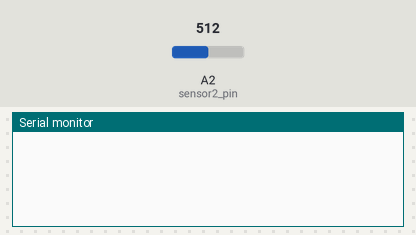
Simulated run of this sketch. Board: Arduino Uno, built with avr-gcc and run on an emulated ATmega328P. Parts: the last lines printed to the serial monitor. The inputs (shaded band) are chosen by the test bench; at power-on: A2 (sensor2_pin) = 512.

Above: at 1.2 s.
1.3 s: A2 (sensor2_pin) set to 716
At 2.9 s:
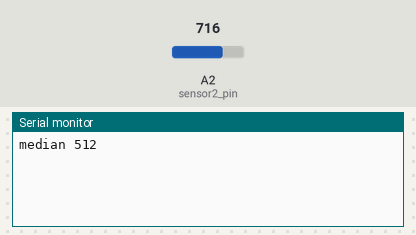
4.3 s: A2 (sensor2_pin) set to 900
At 4.3 s:
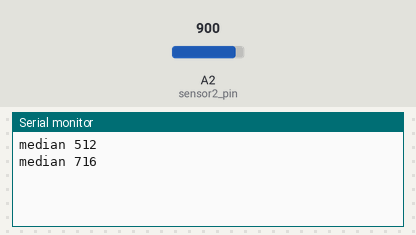
Timing chart, 0 to 7.3 s (numbered marks = the images above; inputs shaded):
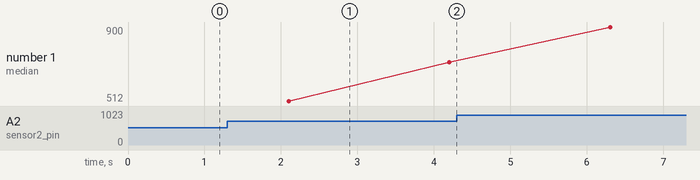

Measured:
- plotted number 1: 716 → 900 after the input at 4.3 s

The sketch:

sketch_jan10a.ino
```cpp
int sensor2_pin = A2;
int sensor1_pin = A1;

int encoder1_pin = A4;
int encoder2_pin = A5;

int motor_left_pin = 7;
int motor_right_pin = 8;

/* Beispielwerte
 * Schwarz:   370-380
 * Weiß:      97-161 ca. 120 im Durchschnitt
 * Grau:      187-266
 *
 * min: 0
 * max: 900
 */
const int min_value = 0;
const int max_value = 900;

const int points_length = 21;
int last_points[points_length];

const int bucket_length = 300;
const int bucket_size = 3;
int bucket_points[bucket_length] = { 0 };

int black_value = 0;
int white_value = 0;
int grey_value = 0;


int sort_desc(const void *cmp1, const void *cmp2){
  int a = *((int *)cmp1);
  int b = *((int *)cmp2);
  return b - a;
}

int median_lastPoints(){
  qsort(last_points, points_length, sizeof(last_points[0]), sort_desc);
  return last_points[points_length/2];
}

void find_max(){
    int third, second, first;
    for (int i = 0; i < bucket_length ; i ++){
        if (bucket_points[i] > bucket_points[first]){
            third = second;
            second = first;
            first = bucket_points[i];
        }else if (bucket_points[i] > bucket_points[second]){
            third = second;
            second = bucket_points[i];
        }else if (bucket_points[i] > bucket_points[third])
            third = bucket_points[i];
    }
    black_value = bucket_points[first];
    grey_value = bucket_points[second];
    white_value = bucket_points[third];
}

void initialize_buckets(){
  int point = 0;
  for(int i = 0; i < bucket_length; i++){
    point = analogRead(sensor2_pin);

  }
}

void setup() {
  // put your setup code here, to run once:
  pinMode(sensor2_pin, INPUT);
  Serial.begin(9600);


}

void loop() {
  // put your main code here, to run repeatedly:

  for(int i = 0; i < points_length; i++){
    delay(100);
    last_points[i] = analogRead(sensor2_pin);
  }

  Serial.print("median ");
  Serial.println(median_lastPoints());
}
```
